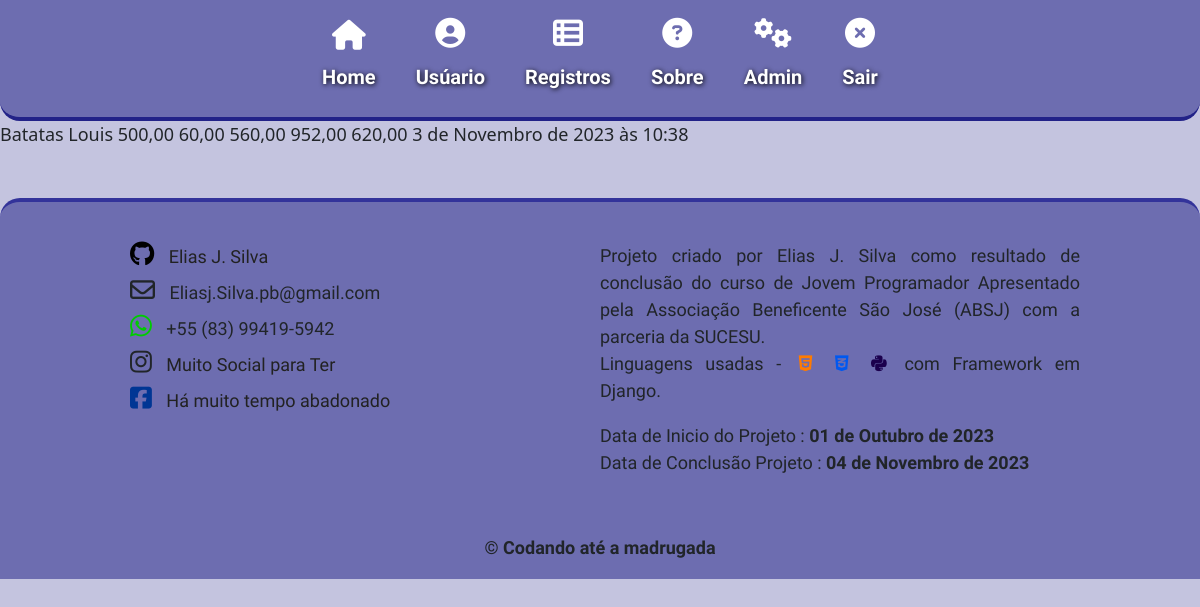
/Perfil/Registro/6/ (signed in), run on the app's committed database.
### inventario/models.py (models this page shows, shortened)
class Inventario(models.Model):
    produto = models.ForeignKey(Produto, on_delete=models.CASCADE)
    cliente = models.ForeignKey(Cliente, on_delete=models.CASCADE)
    user = models.ForeignKey(get_user_model(), on_delete=models.CASCADE)
    valor_p1 = models.DecimalField(max_digits=10, decimal_places=2)
    valor_p2 = models.DecimalField(max_digits=10, decimal_places=2, default=0)
    valorProdutos = models.DecimalField(max_digits=10, decimal_places=2, blank=True, default=0)
    subTotal = models.DecimalField(max_digits=10, decimal_places=2, blank=True, default=0)
    combustivel = models.DecimalField(max_digits=10, decimal_places=2, default=0)
    create_at = models.DateTimeField(auto_now_add=True)
    notes = models.TextField(blank=True, null=True)
    class Meta:
        ordering = ['-valorProdutos']

class Produto(models.Model):
    user = models.ForeignKey(get_user_model(), on_delete=models.CASCADE)
    produto = models.CharField(max_length=100)
    valorBase = models.DecimalField(max_digits=10, decimal_places=2, default=1.70)
    valorTotal = models.DecimalField(max_digits=10, decimal_places=2, blank=True, default=0)
    create = models.DateField(auto_now_add=True)
    notes = models.TextField(blank=True, null=True)
    class Meta:
        ordering = ['-valorTotal']
    def __str__(self):
        return self.produto

class Cliente(models.Model):
    user = models.ForeignKey(get_user_model(), on_delete=models.CASCADE)
    cliente = models.CharField(max_length=150)
    endereco = models.CharField(max_length=200, blank=True, null=True)
    contato = models.CharField(max_length=15, blank=True, null=True)
    email = models.CharField(max_length=150,blank=True,null=True)
    data = models.DateField(auto_now_add=True)
    observacoes = models.TextField(blank=True, null=True)
    class Meta:
        ordering = ['cliente']
    def __str__(self):
        return self.cliente

### inventario/views.py (the view)
# urls.py: path('Perfil/Registro/<int:id>/', views.registroView, name='registroView'),
@login_required
def registroView(request, id):
    iView = models.Inventario.objects.get(id=id)
    return render(request, 'inventario/registroView.html', {'iView':iView})

### templates/inventario/registroView.html (shortened to what this page needs)
{% extends 'home.html' %}
{% load static %}
{% block content %}
{{ iView.produto }}
{{ iView.cliente }}
{{ iView.valor_p1 }}
{{ iView.valor_p2 }}
{{ iView.valorProdutos }}
{{ iView.subTotal }}
{{ iView.combustivel }}
{{ iView.create_at }}
{% endblock %}

### static/css/styles.css (style rules this page uses)
* { margin: 0; padding: 0; box-sizing: border-box; font-size: 18px; font-family: 'Ubuntu', sans-serif; }
body { background-color: #2284; }

### data on the page
Inventario: produto "Batatas", cliente "Louis", valor_p1 "500,00", valor_p2 "60,00", valorProdutos "560,00", subTotal "952,00", combustivel "620,00", create_at "3 de Novembro de 2023 às 10:38"
